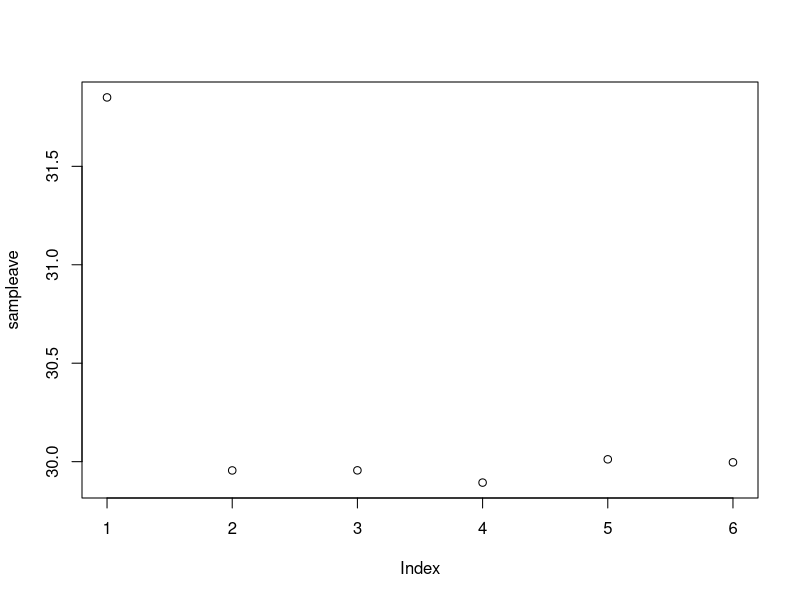
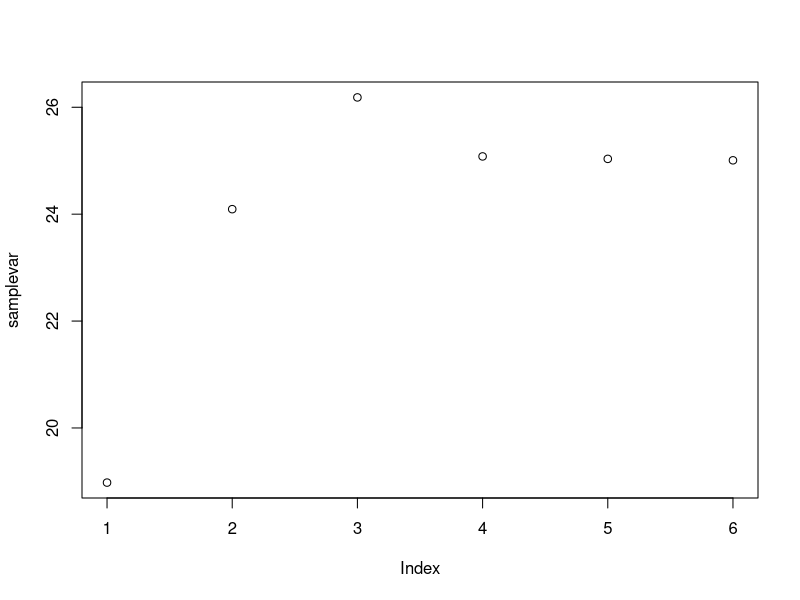
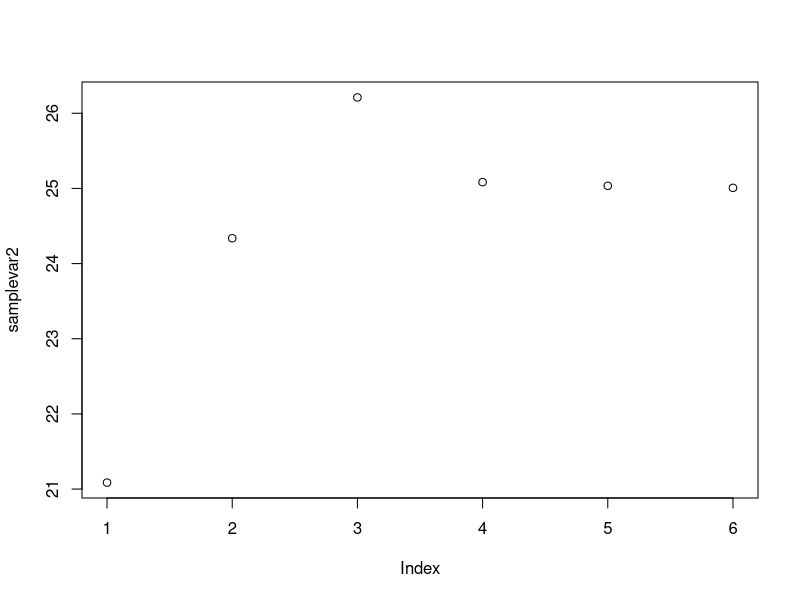

Generate these figures, in order, with R:
#母集団は平均30 分散25　の正規分布
#n=10,100,1000,10000,100000,1000000のサンプルをとる。
sampleave<-c()
samplevar<-c()
samplevar2<-c()
for (i in 1:6){
  sample<-rnorm(10^i,30,5)
  ave<-mean(sample)
  sampleave[i]<-ave
  var<-sum((sample-ave)^2)/(10^i)
  var2<-sum((sample-ave)^2)/(10^i-1)
  samplevar[i]<-var
  samplevar2[i]<-var2
}

plot(sampleave)
plot(samplevar)
plot(samplevar2)

#平均には一致性あり、分散には一致性あり、不偏分散には一致性あり